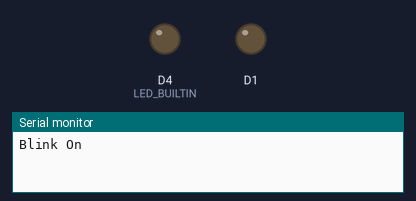
A sketch run on a simulated ESP8266 (NodeMCU). Parts: output pins drawn as LEDs (lit = HIGH, except the on-board LED, lit = LOW), the last lines printed to the serial monitor.

Above: at 1.0 s.
At 3.0 s:
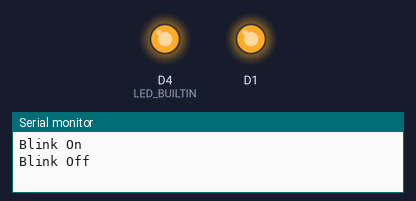
Timing chart, 0 to 5.2 s (numbered marks = the images above):
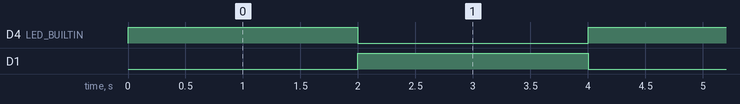

Measured:
- by itself, D4 (LED_BUILTIN), D1: alternates HIGH for 2.0 s and LOW for 2.0 s

The sketch:

basic_led_blink.ino
```cpp
void setup() {
  // put your setup code here, to run once:
  Serial.begin(115200);
  pinMode(LED_BUILTIN, OUTPUT);
  pinMode(D1, OUTPUT);


}

void loop() {
  // put your main code here, to run repeatedly:

  digitalWrite(D1, LOW);
  digitalWrite(LED_BUILTIN, HIGH);

  Serial.println("Blink On");

  delay(2000);

  digitalWrite(D1, HIGH);
  digitalWrite(LED_BUILTIN, LOW);
  Serial.println("Blink Off");

  delay(2000);

}
```
